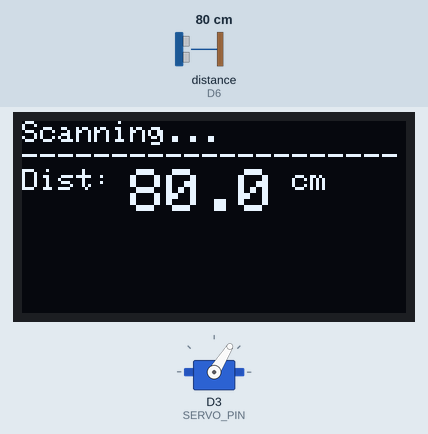
Recording of a sketch running on a simulated ESP8266 (NodeMCU). Parts: 128×64 one-colour display, servo. Wiring (inferred from the names in the program): ultrasonic range finder: trigger D5; echo D6. The inputs (shaded band) are chosen by the test bench; at power-on: distance to the obstacle (sensor on D6) 80 cm. The echo pulse lasts 58.3 µs per cm; what the sketch prints to the serial monitor is not drawn.

Above: at 1.2 s.
1.3 s: distance to the obstacle (sensor on D6) set to 55 cm
At 1.8 s:
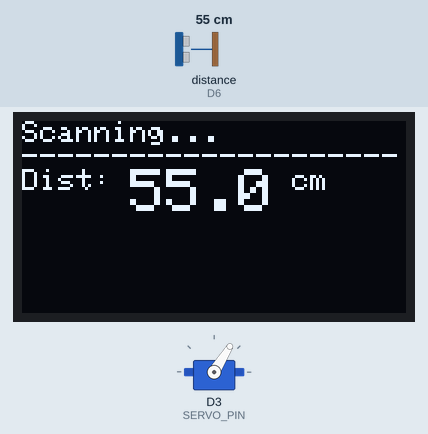
2.8 s: distance to the obstacle (sensor on D6) set to 47 cm
At 3.03 s:
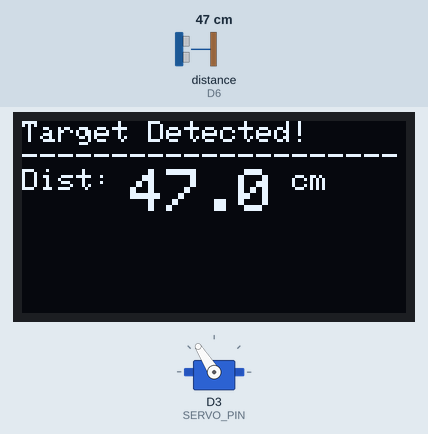
At 4.2 s:
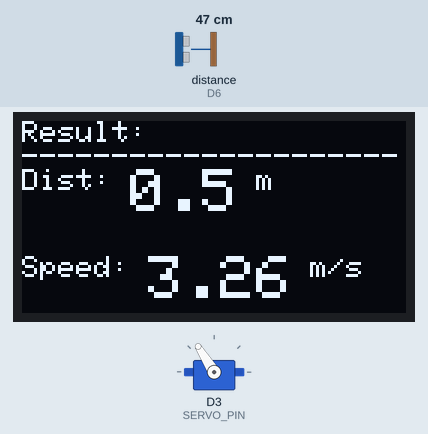
Timing chart, 0 to 9.8 s (numbered marks = the images above; inputs shaded):
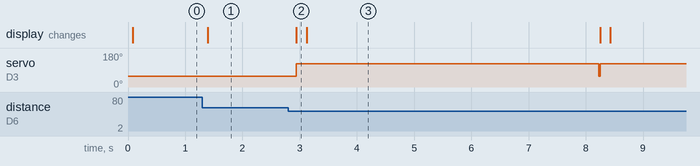

The sketch:

speed_rada.ino
```cpp
#include <Wire.h>
#include <Adafruit_GFX.h>
#include <Adafruit_SSD1306.h>
#include <Servo.h>
#include <math.h>

// ตั้งค่าหน้าจอ OLED
#define SCREEN_WIDTH 128
#define SCREEN_HEIGHT 64
#define OLED_RESET    -1
Adafruit_SSD1306 display(SCREEN_WIDTH, SCREEN_HEIGHT, &Wire, OLED_RESET);

// กำหนดขา GPIO ใหม่เพื่อหลบ I2C
const int TRIG_PIN = D5;
const int ECHO_PIN = D6;
const int SERVO_PIN = D3;

Servo myServo;

// ฟังก์ชันแสดงผลบน OLED
void updateDisplay(String msg, float val1 = -1, String unit1 = "", float val2 = -1, String unit2 = "") {
  display.clearDisplay();
  display.setCursor(0, 0);
  display.setTextSize(1);
  display.setTextColor(SSD1306_WHITE);

  display.println(msg);
  display.println("---------------------");

  if (val1 != -1) {
    display.setTextSize(1);
    display.print("Dist: ");
    display.setTextSize(2);
    display.print(val1, 1);
    display.setTextSize(1);
    display.println(" " + unit1);
  }

  if (val2 != -1) {
    display.setCursor(0, 45);
    display.setTextSize(1);
    display.print("Speed: ");
    display.setTextSize(2);
    display.print(val2, 2);
    display.setTextSize(1);
    display.println(" " + unit2);
  }

  display.display();
}

float measure_distance() {
  digitalWrite(TRIG_PIN, LOW);
  delayMicroseconds(2);
  digitalWrite(TRIG_PIN, HIGH);
  delayMicroseconds(10);
  digitalWrite(TRIG_PIN, LOW);
  long duration = pulseIn(ECHO_PIN, HIGH, 30000); // timeout 30ms
  return (duration * 0.0343) / 2;
}

float MoveIn(float a, float b, float distance2) {
  float d = sin(64.0 * M_PI / 180.0) * distance2;
  float x = sqrt(pow(distance2, 2) - pow(d, 2));
  float z = a - x;
  return sqrt(pow(d, 2) + pow(z, 2));
}

float MoveOut(float a, float b, float c, float distance2) {
  float z = distance2 - c;
  float y = sin(26.0 * M_PI / 180.0) * z;
  float x = sqrt(pow(z, 2) - pow(y, 2));
  return sqrt(pow(y, 2) + pow(b + x, 2));
}

void setup() {
  Serial.begin(115200);

  // เริ่มต้นจอ OLED
  if(!display.begin(SSD1306_SWITCHCAPVCC, 0x3C)) { // Address 0x3C สำหรับจอส่วนใหญ่
    Serial.println(F("SSD1306 allocation failed"));
    for(;;);
  }
  display.clearDisplay();
  updateDisplay("System Ready...");

  pinMode(TRIG_PIN, OUTPUT);
  pinMode(ECHO_PIN, INPUT);
  myServo.attach(SERVO_PIN);
  myServo.write(58);
}

void loop() {
  myServo.write(58);
  float distance = measure_distance();

  if (distance > 0 && distance <= 50) {
    updateDisplay("Target Detected!", distance, "cm");

    float a = distance;
    float b = tan(64.0 * M_PI / 180.0) * a;
    float c = sqrt(pow(a, 2) + pow(b, 2));

    unsigned long start_time = millis();
    myServo.write(122);
    delay(150);

    while (true) {
      float distance2 = measure_distance();

      if (distance2 > 0 && distance2 <= 100) {
        unsigned long end_time = millis();
        float t = (end_time - start_time) / 1000.0;

        float s;
        if (distance2 >= c - 5 && distance2 <= c + 5) s = distance2;
        else if (distance2 < c - 5) s = MoveIn(a, b, distance2);
        else s = MoveOut(a, b, c, distance2);

        s /= 100.0; // cm -> m
        float speed = s / t;

        // แสดงผลลัพธ์สุดท้ายบนจอ
        updateDisplay("Result:", s, "m", speed, "m/s");

        Serial.print("Speed: "); Serial.println(speed);
        delay(5000);
        break;
      }
      delay(10);
    }
  } else {
    updateDisplay("Scanning...", distance, "cm");
  }
  delay(100);
}
```

Measured:
- the behaviour switches between 51 and 50 cm on distance to the obstacle (sensor on D6) (found by bisection; images 1 and 2)
- after the input at 1.3 s, the display: changes after 0.09 s (image 1)
- after the input at 2.8 s, servo on D3 (SERVO_PIN): 58° → 122° after 0.14 s; the display: changes after 0.14 s (image 2)
